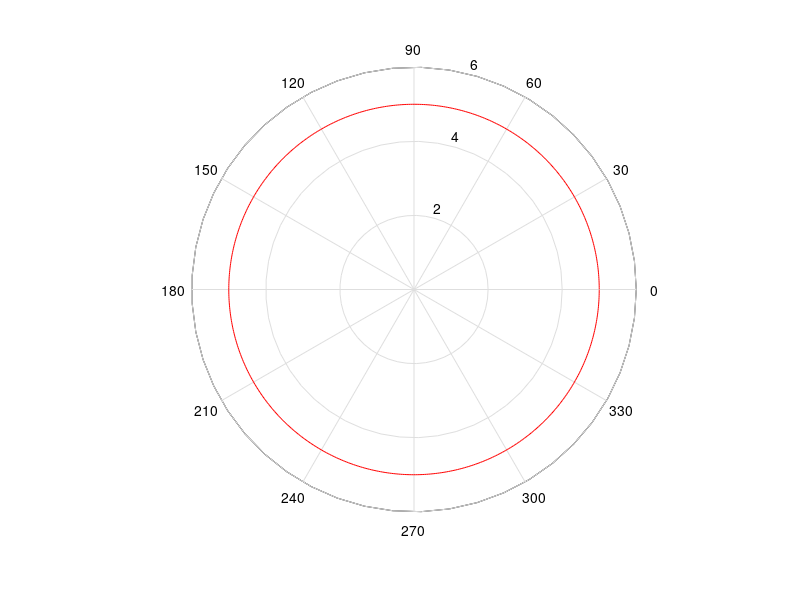

The MATLAB script that drew this image: (Note: this script raises an error after producing the figure.)
r = input('Enter the Base circle radius of the cam in mm :');
h = input('Enter the Height follower is needed to move in mm: ');
e = input("Enter the value of offset: ");
%%%%%%%%%%%%%%%%%%%%%%%%%%%%%%%%%%%%%%%%%%%%%%%%%%%%%%%%%%%%%%%%%%%%%%%%%%%
alp = 0:0.01:2*pi;
polar(alp,r*ones(1,length(alp)),'r')
%%pax = gca;
%%pax.ThetaZeroLocation = 'top';
hold on
%%%%%%%%%%%%%%%%%%%%%%%%%%%%%%%%%%%%%%%%%%%%%%%%%%%%%%%%%%%%%%%%%%%%%%%%%%%
n =input('Enter the number of motions follower as to complete in one cycle ');
H=0;th=0; % Initialization of H, and th which will be used in loop
for j=1:n
    
    if H==0
        fprintf('Enter the Angle till where %d  Motion is followed\n',j)
        th1 = input('Enter the Angle ');
        fprintf('Options for different follower motions are \n1.SHM\n2.DWELL\n3.UV\n')
        fprintf('Enter the type of %d  Motion is followed\n',j)
        S1S = input('Enter the type of motion the knife edge should follow ');
        if S1S>3 || S1S<1 
            error('Please enter number between 1 and 3, both included')
        end
        th1div = linspace(th,th1,100);
        if S1S == 1
            ThetaCircle=linspace(0,180,100);
            h1=zeros(1,100);
            for i=1:length(th1div)
                if ThetaCircle(i)<=90
                    h1(i)=h/2 - cosd(ThetaCircle(i))*h/2 ;
                else
                    h1(i)=h/2 + cosd(180-ThetaCircle(i))*h/2 ;
                end
            end
            P1=polar(th1div*pi/180,h1+r,'b');
            
        elseif S1S == 2
            h1 = zeros(1,100);
            P1 = polar(th1div*pi/180,r*ones(1,100),'b');
        
        else
            h1=zeros(1,100);
            for i=2:length(th1div)
                h1(i) = (i-1)*h/99 ;
            end
            P1 = polar(th1div*pi/180,h1+r,'b');
        end
        
        hold on
        th=th1;
    elseif H==h
        fprintf('Enter the Angle till where %d  Motion is followed\n',j)
        th2 = input('Enter the Angle ');
        fprintf('Options for different follower motions are \n1.SHM\n2.DWELL\n3.UV\n')
        fprintf('Enter the type of %d  Motion is followed\n',j)
        S2S = input('Enter the type of motion the knife edge should follow ');
        if S2S>3 || S2S<1 
            error('Please enter number between 1 and 3, both included')
        end
        
        th2div = linspace(th,th2,100);
        if S2S == 1
            ThetaCircle=linspace(0,180,100);
            h1=zeros(1,100);
            for i=1:length(th2div)
                if ThetaCircle(i)<=90
                    h1(i)=h/2 + cosd(ThetaCircle(i))*h/2 ;
                else
                    h1(i)=h/2 - cosd(180-ThetaCircle(i))*h/2 ;
                end
            end
            P2=polar(th2div*pi/180,h1+r,'b');
            
        elseif S2S == 2
            h1 = h*ones(1,100);
            P2 = polar(th2div*pi/180,h1+r,'b');
            
        else
            h1=zeros(1,100); h1(1)=h;
            for i= 2:length(th2div)
                h1(i) = h - (i-1)*h/99 ;
            end
            P2 = polar(th2div*pi/180,h1+r,'b');
        end  
        th=th2;
 
    end
    
    hold on
    H=h1(100);
end
grid on
grid minor
title('\fontsize{16} Cam Profile')
legend('Base Circle','Cam Profile')